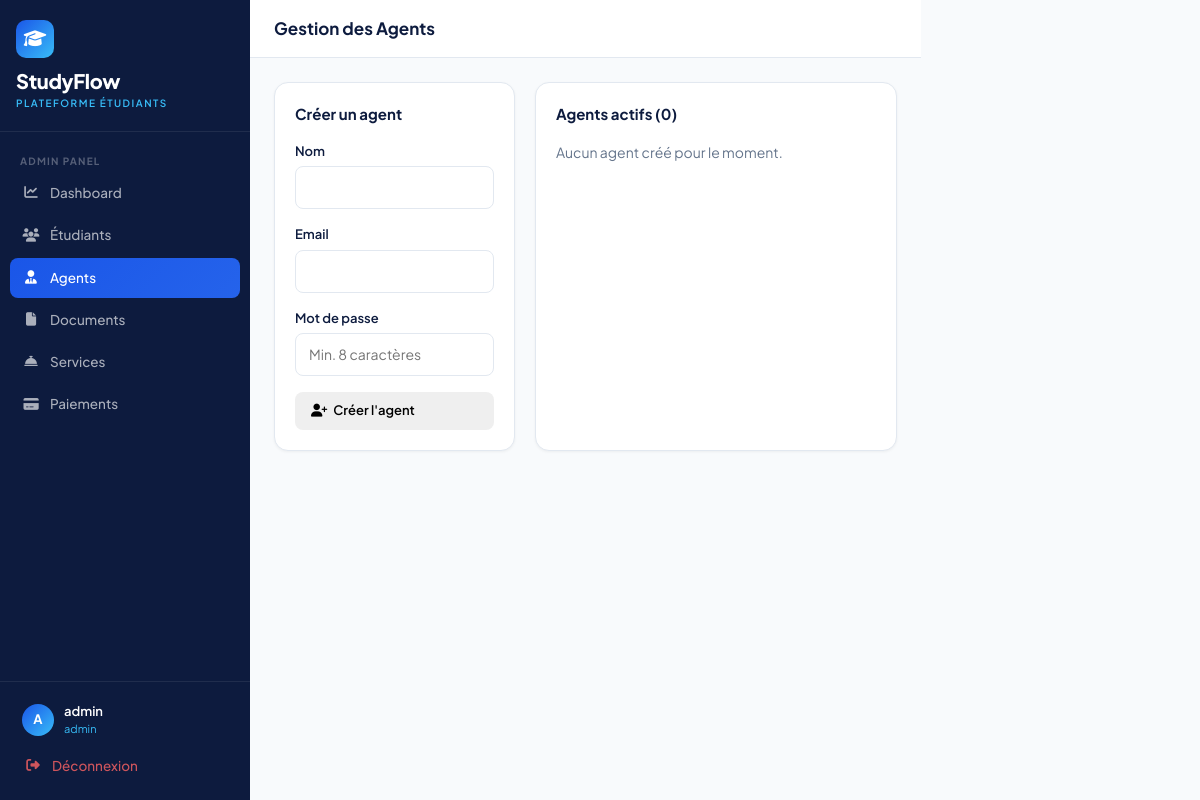
Page /admin/agents (signed in) on the earlier database version.
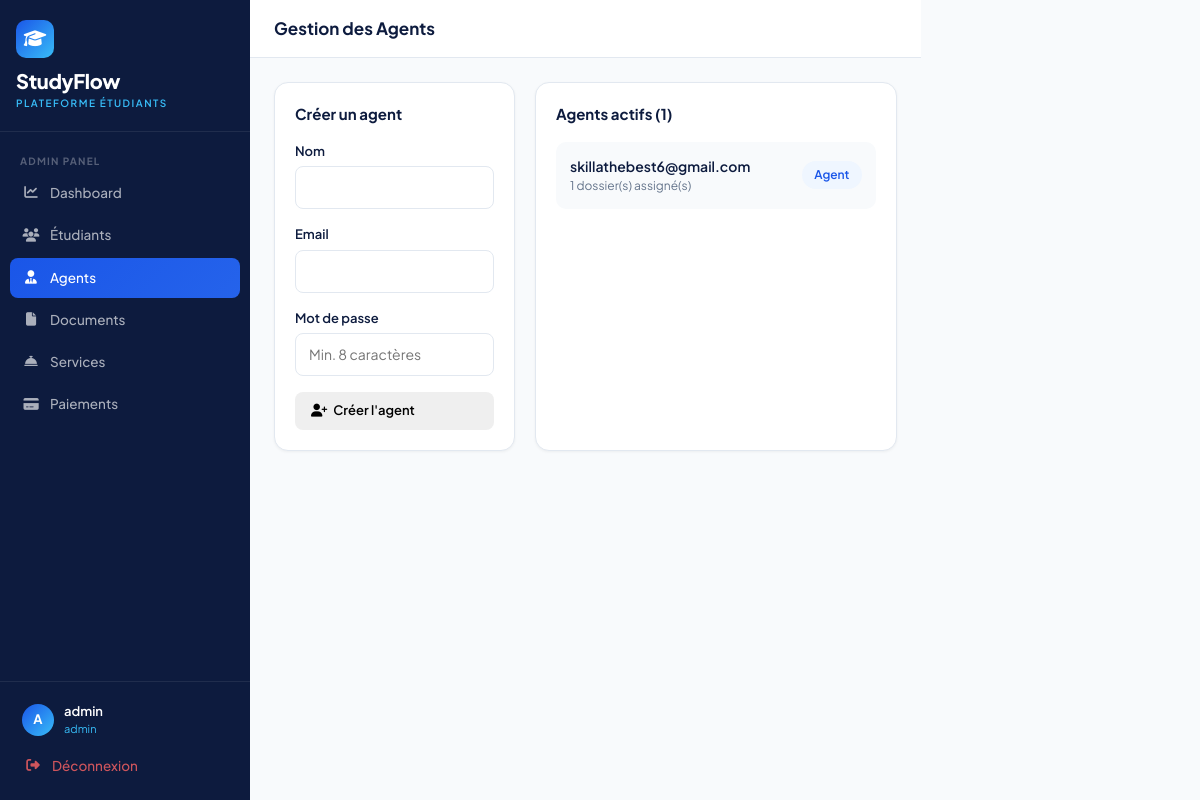
Same page on the later database version.
### models/user.py (models this page shows, shortened)
class User(UserMixin, db.Model):
    __tablename__ = 'users'
    id = db.Column(db.Integer, primary_key=True)
    email = db.Column(db.String(120), unique=True, nullable=False)
    password_hash = db.Column(db.String(256))
    role = db.Column(db.String(20), default='student')
    is_active = db.Column(db.Boolean, default=True)
    reset_token = db.Column(db.String(100), nullable=True)
    reset_token_expiry = db.Column(db.DateTime, nullable=True)
    created_at = db.Column(db.DateTime, default=datetime.utcnow)
    student_profile = db.relationship('StudentProfile', backref='user', uselist=False, foreign_keys='StudentProfile.user_id')

### routes/admin.py (the view, shortened to what this page needs)
@admin_bp.route('/agents', methods=['GET', 'POST'])
@login_required
@admin_required
def agents():
    all_agents = User.query.filter_by(role='agent').all()
    agent_counts = {}
    for agent in all_agents:
        agent_counts[agent.id] = StudentProfile.query.filter_by(assigned_agent_id=agent.id).count()
    return render_template('admin/agents.html', agents=all_agents, agent_counts=agent_counts)

### routes/admin.py (called while the page is built)
def admin_required(f):
    @wraps(f)
    def decorated(*args, **kwargs):
        if not current_user.is_authenticated or current_user.role != 'admin':
            flash('Accès refusé. Vous n\'êtes pas administrateur.', 'danger')
            return redirect(url_for('auth.login'))
        return f(*args, **kwargs)
    return decorated

### templates/admin/agents.html (shortened to what this page needs)
{% extends "base.html" %}
{% block sidebar_nav %}
<div class="nav-label">Admin Panel</div>
<a href="{{ url_for('admin.dashboard') }}" class="sidebar-link">
  <i class="fas fa-chart-line"></i> Dashboard
</a>
<a href="{{ url_for('admin.students') }}" class="sidebar-link">
  <i class="fas fa-users"></i> Étudiants
</a>
<a href="{{ url_for('admin.agents') }}" class="sidebar-link active">
  <i class="fas fa-user-tie"></i> Agents
</a>
<a href="{{ url_for('admin.documents') }}" class="sidebar-link">
  <i class="fas fa-file"></i> Documents
</a>
<a href="{{ url_for('admin.services') }}" class="sidebar-link">
  <i class="fas fa-concierge-bell"></i> Services
</a>
<a href="{{ url_for('admin.payments') }}" class="sidebar-link">
  <i class="fas fa-credit-card"></i> Paiements
</a>
{% endblock %}
{% block page_title %}Gestion des Agents{% endblock %}
{% block content %}
<div style="display:grid;grid-template-columns:1fr 1.5fr;gap:20px;">
  <div class="sf-card">
    <div style="font-size:15px;font-weight:700;color:#0D1B3E;margin-bottom:16px;">Créer un agent</div>
    <form method="POST">
      <div class="mb-3">
        <label class="sf-label">Nom</label>
        <input type="text" name="first_name" class="sf-input" required>
      </div>
      <div class="mb-3">
        <label class="sf-label">Email</label>
        <input type="email" name="email" class="sf-input" required>
      </div>
      <div class="mb-3">
        <label class="sf-label">Mot de passe</label>
        <input type="password" name="password" class="sf-input" placeholder="Min. 8 caractères" required>
      </div>
      <button type="submit" class="btn-sf" style="width:100%;">
        <i class="fas fa-user-plus"></i> Créer l'agent
      </button>
    </form>
  </div>
  <div class="sf-card">
    <div style="font-size:15px;font-weight:700;color:#0D1B3E;margin-bottom:16px;">Agents actifs ({{ agents|length }})</div>
    {% if agents %}
      {% for agent in agents %}
      <div style="padding:14px;background:#F8FAFC;border-radius:10px;margin-bottom:10px;display:flex;justify-content:space-between;align-items:center;">
        <div>
          <div style="font-weight:600;color:#0D1B3E;">{{ agent.email }}</div>
          <div style="font-size:12px;color:#64748B;">{{ agent_counts.get(agent.id, 0) }} dossier(s) assigné(s)</div>
        </div>
        <span style="background:#EFF6FF;color:#1A56E8;padding:5px 12px;border-radius:20px;font-size:12px;font-weight:600;">Agent</span>
      </div>
      {% endfor %}
    {% else %}
      <p style="color:#64748B;">Aucun agent créé pour le moment.</p>
    {% endif %}
  </div>
</div>
{% endblock %}

Differences in the rows shown:
added User: email "skillathebest6@gmail.com", get "1"
Other differences:
{{ agents|length }}: "0" → "1"
text no longer shown: "Aucun agent créé pour le moment."
